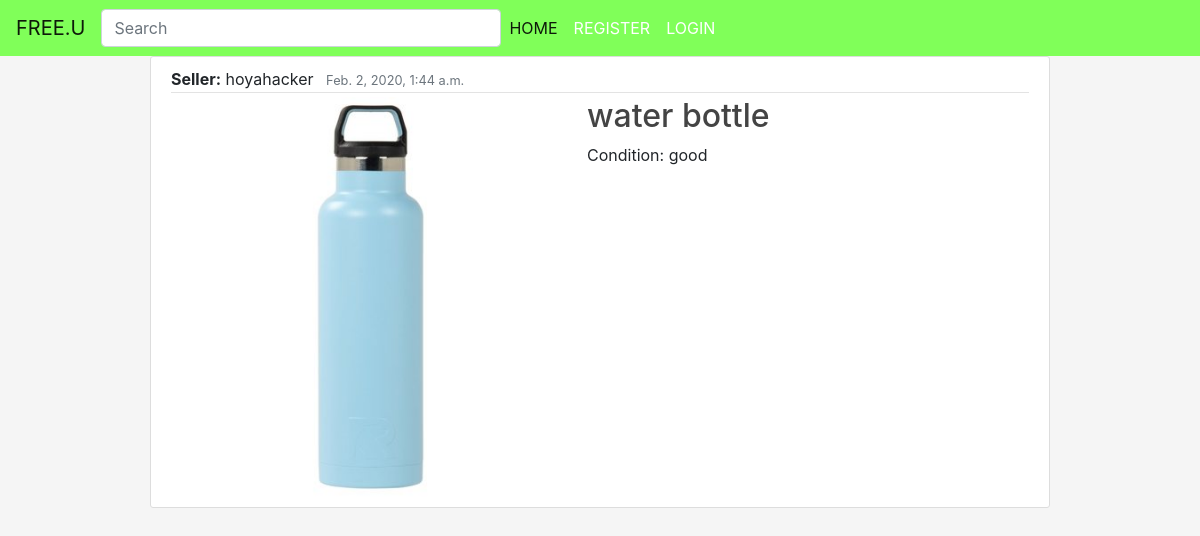
Screenshot of /itempost/11/ with the database file from the repository.
### marketplace/models.py (models this page shows, shortened)
class ItemPost(models.Model):
    title = models.CharField(max_length=100)
    item_image = models.ImageField(blank=True, null=True)
    date_posted = models.DateTimeField(default=timezone.now)
    author = models.ForeignKey(User, on_delete=models.CASCADE)
    condition = models.CharField(max_length=20)

### marketplace/views.py (the view)
# urls.py: path('itempost/<int:pk>/', PostDetailView.as_view(), name= "itempost-detail"),
class PostDetailView(DetailView):
    model = ItemPost

### marketplace/templates/marketplace/ItemPost_detail.html (shortened to what this page needs)
{% extends "marketplace/base.html" %}
{% block content %}
  <article class="media content-section">
    <div class="media-body">
      <div class="article-metadata">
        <a class="mr-2" ><strong>Seller:</strong> {{ object.author }}</a>
        <small class="text-muted">{{ object.date_posted }}</small>
      </div>
      {% if object.item_image %}
          <div class = "article-img" id='biggerone'>
              <img src="{{ object.item_image.url }}" >
          </div>
      {% endif %}
      <h2><a class="article-title" href="{% url 'itempost-detail' object.id %}">{{ object.title }}</a></h2>
      <p class="article-content">Condition: {{ object.condition }}</p>
    </div>
  </article>
{% endblock content %}

### marketplace/static/marketplace/main.css (style rules this page uses)
body { margin: 0; background: whitesmoke }
#biggerone img { width:400px; height:400px; }
h2 { color:#34ca78; }
.content-section { margin: 0 auto; background: #ffffff; padding: 10px 20px; border: 1px solid #dddddd; border-radius: 3px; margin-bottom: 20px; width: 75%; height:100%; }
.article-title { color: #444444; }
.article-content { white-space: pre-line; }
.article-img img { height: 100px; width: 100px; margin-right: 16px; float: left; }
.article-metadata { padding-bottom: 1px; margin-bottom: 4px; border-bottom: 1px solid #e3e3e3 }

### rows the page displays
ItemPost: author "hoyahacker", date_posted "Feb. 2, 2020, 1:44 a.m.", item_image (picture), title "water bottle", condition "good"
